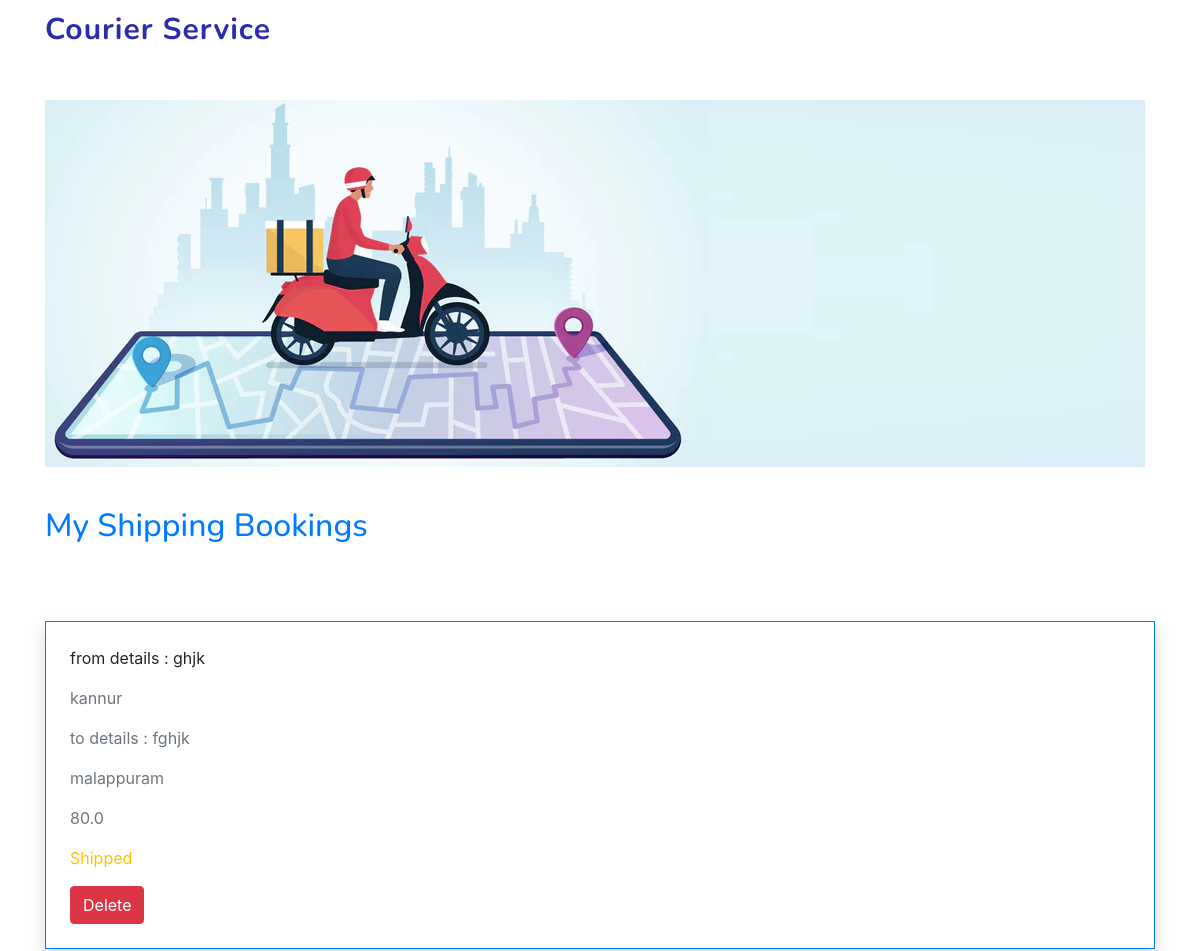
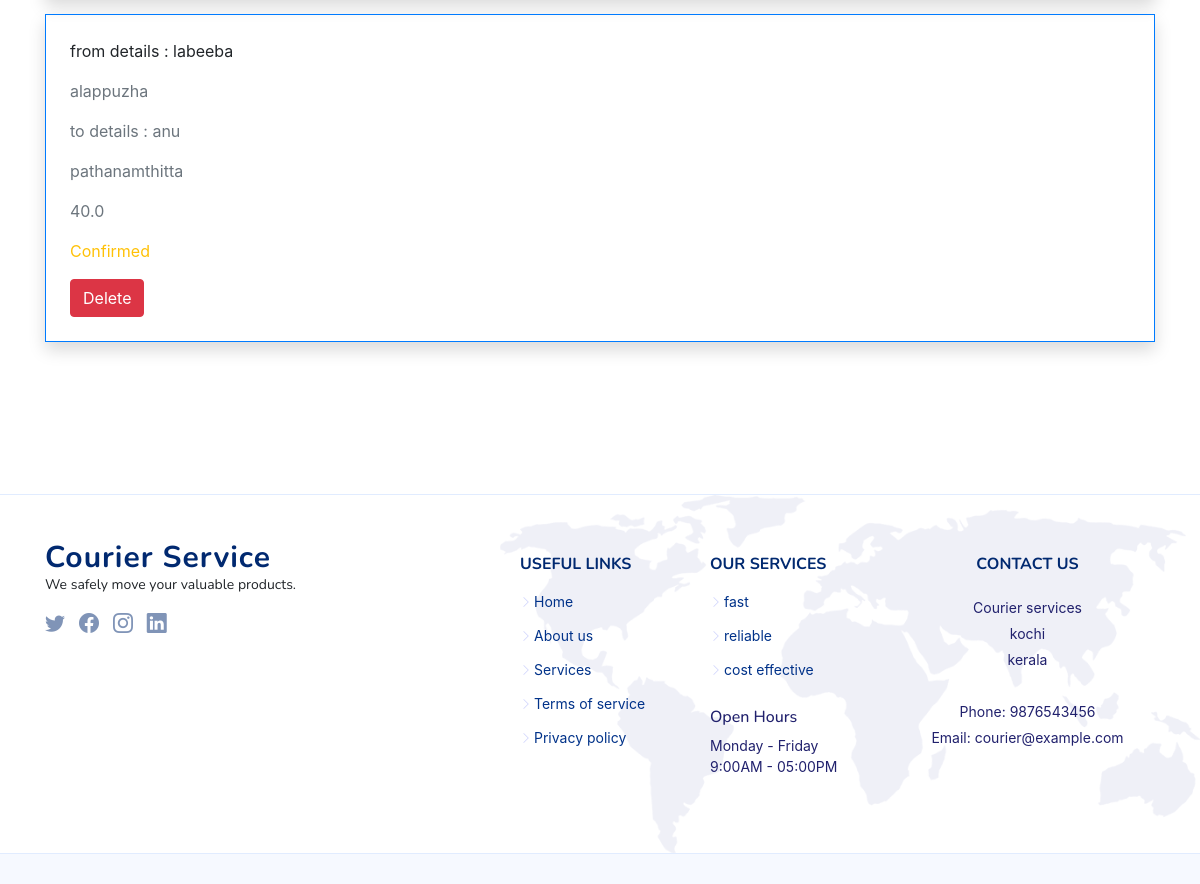
Screenshot of /Cust/order (signed in) with the database file from the repository (2 pictures, top to bottom).
### Account/models.py (models this page shows)
class order(models.Model):
    ship=models.ForeignKey(ShipModel,on_delete=models.CASCADE)
    user=models.ForeignKey(User,on_delete=models.CASCADE)
    options=(
        ('Confirmed','Confirmed'),
        ('Shipped','Shipped'),
        ('Order cancelled','Order cancelled'),
    )
    Status=models.CharField(max_length=200,choices=options,default='Confirmed')

class ShipModel(models.Model):
    product=models.ForeignKey(Product,on_delete=models.CASCADE,null=True)
    fr_name=models.CharField(max_length=30,verbose_name="Your Name")
    fr_phone=models.IntegerField(verbose_name="phone number")
    fr_landmark=models.CharField(max_length=30 , verbose_name="Your landmark")
    opt = (
        ('choose district','choose district'),
        ('kasarkode','kasarkode'),
        ('kannur','kannur'),
        ('kozhikode','kozhikode'),
        ('malappuram','malappuram'),
        ('wayanad','wayanad'),
        ('palakkad','palakkad'),
        ('idukki','idukki'),
        ('thrissur','thrissur'),
        ('eranakulam','eranakulam'),
        ('alappuzha','alappuzha'),
        ('pathanamthitta','pathanamthitta'),
        ('kollam','kollam'),
        ('kottayam','kottayam'),
        ('thiruvananthapuram','thiruvananthapuram')
    )
    fr_district = models.CharField(max_length=100,choices=opt,default='choose district',verbose_name="Your District")
    fr_addrss=models.TextField(max_length=300,verbose_name="Your Address")
    to_name=models.CharField(max_length=30,verbose_name="Reciepient name")
    to_phone=models.IntegerField(verbose_name="Reciepient phone")
    to_landmark=models.CharField(max_length=30,verbose_name="Reciepient Landmark")
    to_district = models.CharField(max_length=100,choices=opt,default='choose district',verbose_name="Reciepient District")
    to_addrss=models.TextField(max_length=300,verbose_name="Reciepient Address")

class Product(models.Model):
    ch=(
        ('Electronics','Electronics'),
        ('Fasion','Fasion'),
        ('Accessories','Accessories'),
        ('Books','Books'),
        ('Home Appliances','Home Appliances'),
        ('Food packets','Food packets')
    )
    Goodscategory=models.CharField(max_length=200,choices=ch,default='Accessories')
    weight=models.FloatField(verbose_name="Product Weight")
    kilo_meter=models.IntegerField(verbose_name="Distance in Kilometer")
    price=models.FloatField(null=True)

### Customer/views.py (the view)
# urls.py: path('order',OrderListView.as_view(),name='order'),
@method_decorator(decs,name='dispatch')
class OrderListView(ListView):
     template_name='myorder.html'
     queryset=order.objects.all()
     context_object_name='order'

### Customer/views.py (called while the page is built)
def signin_required(fn):
    def inner(request,*args,**kwargs):
                if request.user.is_authenticated:
                    return fn(request,*args,**kwargs)
                else:
                     messages.error(request,"login first............")
                     return redirect('log')
    return inner

### Customer/templates/myorder.html (shortened to what this page needs)
{% extends 'navbar.html'%}
{% block content %}
{% load static %}
<section id="contact" class="contact">
    <div class="container" data-aos="fade-up">
        <header class="section-header">
        </header>
        <div class="row gy-4">
            <div class="col-lg-12 d-flex align-items-center" data-aos="zoom-out" data-aos-delay="200">
                <img src="{% static 'img/prueba-maximo.webp' %}" class="img-fluid" alt="">
                <br>
            </div>
            <div class="col-lg-12">
                <p>
                <h2 class="text-primary">My Shipping Bookings</h2>
                </p>
                <ul class="team " >
                    {%for i in order%}
                        <li class="border border-primary shadow mb-3 p-4" type="none" >
                            <p class="text-decondary"> from details : {{i.ship.fr_name}}</p>
                                <p class="text-secondary"> {{i.ship.fr_district}}</p>
                                <p class="text-secondary"> to details : {{i.ship.to_name}}</p>
                                <p class="text-secondary"> {{i.ship.to_district}}</p>
                                <p class="text-secondary"> {{i.ship.product.price}}</p>
                                <p class="text-warning"> {{i.Status}}</p>
                                <a href="{% url 'delete' i.id %}" class="btn btn-danger">Delete</a>
                        </li>
                    {%endfor%}
                </ul>
            </div>
        </div>
    </div>
</section>
{% endblock content %}

### Customer/templates/navbar.html (shortened to what this page needs)
{% load static %}
<!DOCTYPE html>
<html lang="en">
<head>
  <link href="{% static 'vendor/aos/aos.css' %}" rel="stylesheet">
  <link href="{% static 'vendor/bootstrap/css/bootstrap.min.css' %}" rel="stylesheet">
  <link href="{% static 'vendor/bootstrap-icons/bootstrap-icons.css' %}" rel="stylesheet">
  <link href="{% static 'vendor/glightbox/css/glightbox.min.css' %}" rel="stylesheet">
  <link href="{% static 'vendor/remixicon/remixicon.css' %}" rel="stylesheet">
  <link href="{% static 'vendor/swiper/swiper-bundle.min.css' %}" rel="stylesheet">
  <link href="{% static 'css/navbar.css' %}" rel="stylesheet">
</head>
<link rel="stylesheet" href="https://stackpath.bootstrapcdn.com/bootstrap/4.4.1/css/bootstrap.min.css"
integrity="sha384-Vkoo8x4CGsO3+Hhxv8T/Q5PaXtkKtu6ug5TOeNV6gBiFeWPGFN9MuhOf23Q9Ifjh">
<body>
  <header id="header" class="header fixed-top">
    <div class="container-fluid container-xl d-flex align-items-center justify-content-between">
      <a href="cust_home.html" class="logo d-flex align-items-center">
        <span style="color: rgb(43, 43, 175);">Courier Service</span>
      </a>
      <nav id="navbar" class="navbar">
      </nav>
    </div>
  </header>
  {% block content%}
  {% endblock content%}
  <footer id="footer" class="footer">
    <div class="footer-top">
      <div class="container">
        <div class="row gy-4">
          <div class="col-lg-5 col-md-12 footer-info">
            <a href="index.html" class="logo d-flex align-items-center">
              <span>Courier Service</span>
            </a>
            <p>We safely move your valuable products.</p>
            <div class="social-links mt-3">
              <a href="#" class="twitter"><i class="bi bi-twitter"></i></a>
              <a href="#" class="facebook"><i class="bi bi-facebook"></i></a>
              <a href="#" class="instagram"><i class="bi bi-instagram"></i></a>
              <a href="#" class="linkedin"><i class="bi bi-linkedin"></i></a>
            </div>
          </div>
          <div class="col-lg-2 col-6 footer-links">
            <h4>Useful Links</h4>
            <ul>
              <li><i class="bi bi-chevron-right"></i> <a href="#">Home</a></li>
              <li><i class="bi bi-chevron-right"></i> <a href="{%url 'about'%}">About us</a></li>
              <li><i class="bi bi-chevron-right"></i> <a href="{%url 'ser'%}">Services</a></li>
              <li><i class="bi bi-chevron-right"></i> <a href="#">Terms of service</a></li>
              <li><i class="bi bi-chevron-right"></i> <a href="#">Privacy policy</a></li>
            </ul>
          </div>
          <div class="col-lg-2 col-6 footer-links">
            <h4>Our Services </h4>
            <ul>
              <li><i class="bi bi-chevron-right"></i> <a href="#">fast</a></li>
              <li><i class="bi bi-chevron-right"></i> <a href="#">reliable</a></li>
              <li><i class="bi bi-chevron-right"></i> <a href="#">cost effective</a></li>
            </ul><br>
            <h6 style="color: rgb(33, 33, 109);">Open Hours</h6>
            <p style="color: rgb(33, 33, 109);">Monday - Friday<br>9:00AM - 05:00PM</p>
          </div>
          <div class="col-lg-3 col-md-12 footer-contact text-center text-md-start">
            <h4>Contact Us</h4>
            <p style="color: rgb(33, 33, 109);">
              Courier services <br>
              kochi<br>
              kerala <br><br>
              Phone: 9876543456<br>
              Email: courier@example.com<br>
            </p>
          </div>
        </div>
      </div>
    </div>
  </footer>
</body>
</html>

### Account/static/css/navbar.css (style rules this page uses)
:root { scroll-behavior: smooth; }
body { font-family: "Open Sans", sans-serif; color: #444444; }
a { color: #4154f1; text-decoration: none; }
h1, h2, h3, h4, h5, h6 { font-family: "Nunito", sans-serif; }
section { padding: 60px 0; overflow: hidden; }
.section-header { text-align: center; padding-bottom: 40px; }
.header { transition: all 0.5s; z-index: 997; padding: 20px 0; }
.header .logo { line-height: 0; }
.header .logo span { font-size: 30px; font-weight: 700; letter-spacing: 1px; color: #012970; font-family: "Nunito", sans-serif; margin-top: 3px; }
.navbar { padding: 0; }
.team { background: #fff; padding: 60px 0; }
.footer { background: #f6f9ff; padding: 0 0 30px 0; font-size: 14px; }
.footer .footer-top { background: white url(../img/footer-bg.png) no-repeat right top; background-size: contain; border-top: 1px solid #e1ecff; border-bottom: 1px solid #e1ecff; padding: 60px 0 30px 0; }
.footer .footer-top .footer-info { margin-bottom: 30px; }
.footer .footer-top .footer-info .logo { line-height: 0; margin-bottom: 15px; }
.footer .footer-top .footer-info .logo span { font-size: 30px; font-weight: 700; letter-spacing: 1px; color: #012970; font-family: "Nunito", sans-serif; margin-top: 3px; }
.footer .footer-top .footer-info p { font-size: 14px; line-height: 24px; margin-bottom: 0; font-family: "Nunito", sans-serif; }
.footer .footer-top .social-links a { font-size: 20px; display: inline-block; color: rgba(1, 41, 112, 0.5); line-height: 0; margin-right: 10px; transition: 0.3s; }
.footer .footer-top h4 { font-size: 16px; font-weight: bold; color: #012970; text-transform: uppercase; position: relative; padding-bottom: 12px; }
.footer .footer-top .footer-links { margin-bottom: 30px; }
.footer .footer-top .footer-links ul { list-style: none; padding: 0; margin: 0; }
.footer .footer-top .footer-links ul i { padding-right: 2px; color: #d0d4fc; font-size: 12px; line-height: 0; }
.footer .footer-top .footer-links ul li { padding: 10px 0; display: flex; align-items: center; }
.footer .footer-top .footer-links ul li:first-child { padding-top: 0; }
.footer .footer-top .footer-links ul a { color: #013289; transition: 0.3s; display: inline-block; line-height: 1; }
.footer .footer-top .footer-contact p { line-height: 26px; }

### rows the page displays
order: ship.fr_name "ghjk", ship.fr_district "kannur", ship.to_name "fghjk", ship.to_district "malappuram", ship.product.price "80.0", Status "Shipped"
order: ship.fr_name "labeeba", ship.fr_district "alappuzha", ship.to_name "anu", ship.to_district "pathanamthitta", ship.product.price "40.0", Status "Confirmed"
